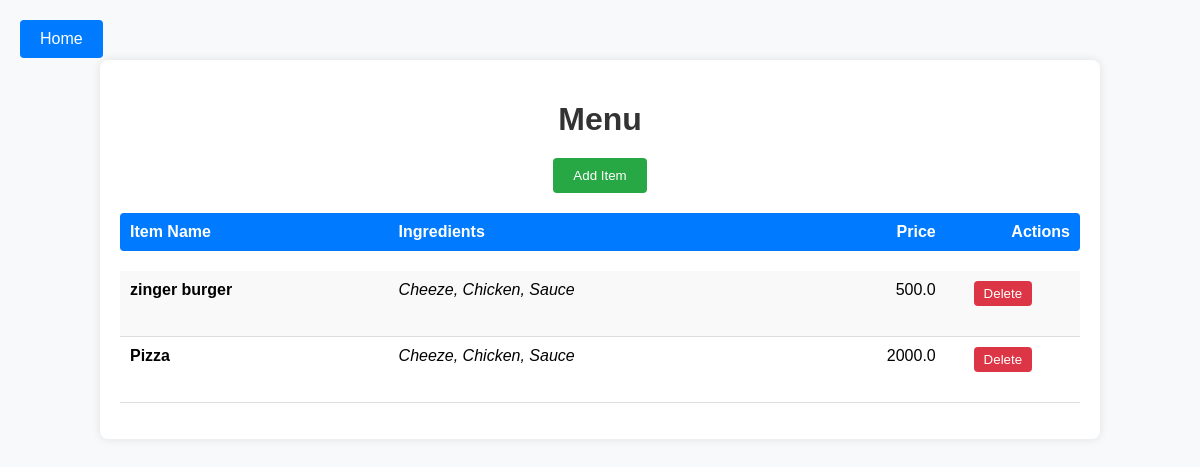
The page /menu on the database its author committed.
### app/models.py (models this page shows, shortened)
class MenuItem(db.Model):
    id = db.Column(db.Integer, primary_key=True)
    name = db.Column(db.String(100), nullable=False)
    ingredients = db.Column(db.String(200), nullable=False)
    price = db.Column(db.Float, nullable=False)
    cost = db.Column(db.Float, nullable=False)
    deleted = db.Column(db.Boolean, default=False, nullable=False)

### app/main.py (the view, shortened to what this page needs)
@main.route('/menu', methods=['GET', 'POST'])
def menu():
    menu_items = MenuItem.query.filter_by(deleted=False).all()
    return render_template('menu.html', menu_items=menu_items)

### app/templates/menu.html (shortened to what this page needs)
<!DOCTYPE html>
<html lang="en">
<head>
    <link rel="stylesheet" href="{{ url_for('static', filename='css/menu.css') }}">
</head>
<body>
    <a href="{{ url_for('main.index') }}" class="back-btn">Home</a>
    <div class="container">
        <h1>Menu</h1>
        <button id="addItemBtn">Add Item</button>
        <div class="menu-header">
            <span class="header-name">Item Name</span>
            <span class="header-ingredients">Ingredients</span>
            <span class="header-price">Price</span>
            <span class="header-actions">Actions</span>
        </div>
        <ul class="menu-list">
            {% for item in menu_items %}
                <li class="menu-item">
                    <span class="item-name">{{ item.name }}</span>
                    <span class="item-ingredients">{{ item.ingredients }}</span>
                    <span class="item-price">{{ item.price }}</span>
                    <span class="item-actions">
                        <form method="POST" action="{{ url_for('main.delete_item', item_id=item.id) }}" style="display:inline;" onsubmit="return confirm('Are you sure you want to delete this item?');">
                            <button type="submit">Delete</button>
                        </form>
                    </span>
                </li>
            {% endfor %}
        </ul>
    </div>
</body>
</html>

### app/static/css/menu.css (style rules this page uses)
body { font-family: Arial, sans-serif; background-color: #f8f9fa; margin: 0; padding: 0; }
.back-btn { position: absolute; top: 20px; left: 20px; display: block; padding: 10px 20px; background-color: #007bff; color: white; text-decoration: none; border: none; cursor: pointer; border-radius: 4px; transition: background-color 0.3s ease; }
.container { width: 80%; margin: 0 auto; padding: 20px; background-color: #fff; box-shadow: 0 0 10px rgba(0, 0, 0, 0.1); border-radius: 8px; margin-top: 60px; }
h1 { color: #333; text-align: center; margin-bottom: 20px; }
button { display: block; margin: 0 auto 20px; padding: 10px 20px; background-color: #28a745; color: white; border: none; cursor: pointer; border-radius: 4px; }
form { display: flex; flex-direction: column; }
.menu-header { display: flex; justify-content: space-between; padding: 10px; background-color: #007bff; color: white; font-weight: bold; border-radius: 4px; }
.header-name { flex: 2; }
.header-ingredients { flex: 3; }
.header-price { flex: 1; text-align: right; }
.header-actions { flex: 1; text-align: right; }
ul.menu-list { list-style-type: none; padding: 0; margin-top: 20px; }
li.menu-item { display: flex; justify-content: space-between; padding: 10px; border-bottom: 1px solid #ddd; }
li.menu-item:nth-child(odd) { background-color: #f9f9f9; }
.item-name { flex: 2; font-weight: bold; }
.item-ingredients { flex: 3; font-style: italic; }
.item-price { flex: 1; text-align: right; }
.item-actions { flex: 1; text-align: right; }
.item-actions form { display: inline; }
.item-actions button { background-color: #dc3545; color: white; border: none; padding: 5px 10px; cursor: pointer; border-radius: 4px; }

### rows shown on the page
MenuItem: name "zinger burger", ingredients "Cheeze, Chicken, Sauce", price "500.0"
MenuItem: name "Pizza", ingredients "Cheeze, Chicken, Sauce", price "2000.0"
